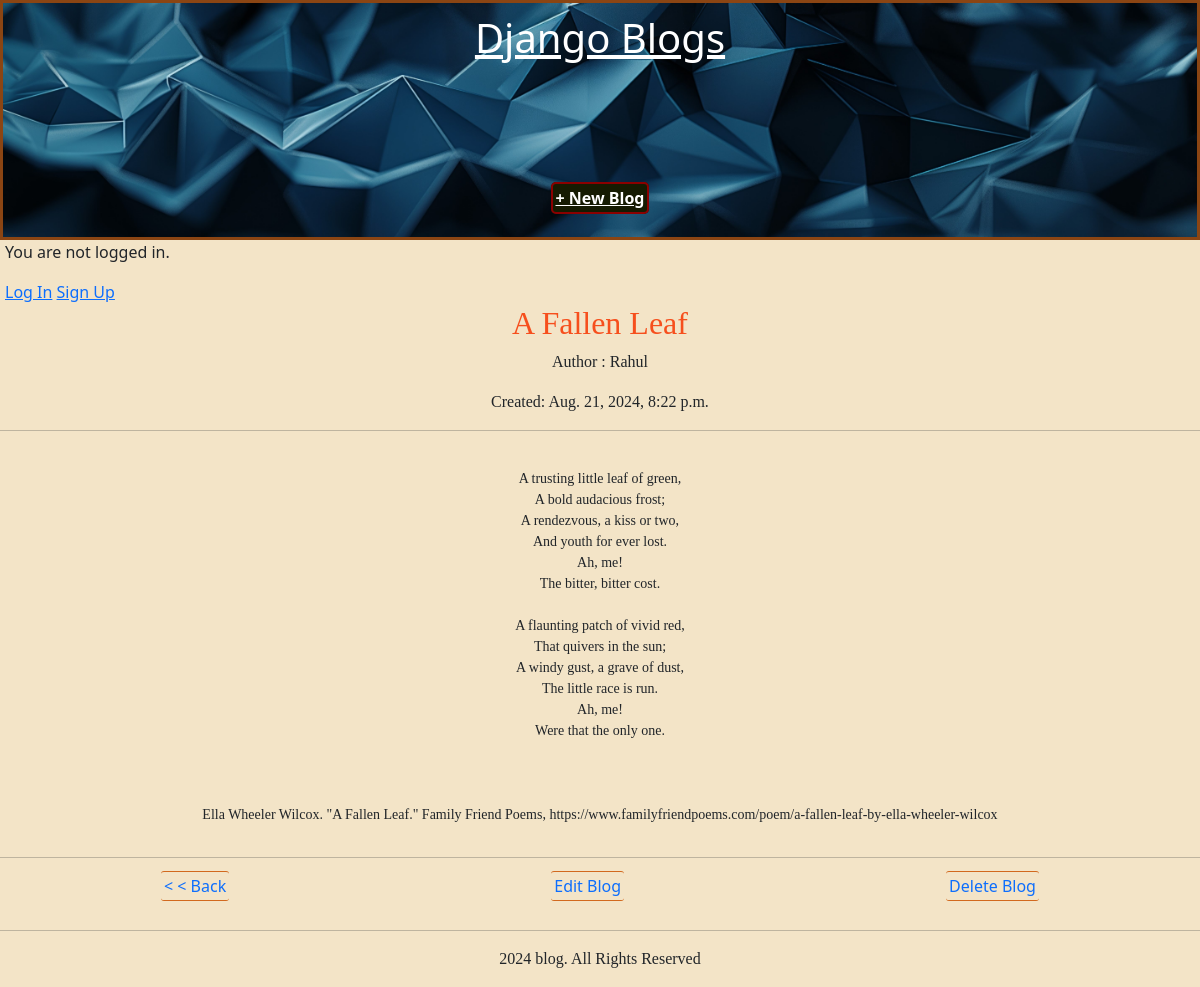
The page /post/5 on the database its author committed.
### blog/models.py (models this page shows, shortened)
class Post(models.Model):
    title=models.CharField(max_length=100)
    author=models.ForeignKey(
        User,  on_delete=models.CASCADE
    )
    body=models.TextField()
    created=models.DateTimeField(auto_now_add=True)

### blog/views.py (the view)
# urls.py: path('post/<int:pk>', BlogDetailView.as_view(), name='post_detail'),
class BlogDetailView(DetailView):
    template_name='post_detail.html'
    model=Post

### blog/templates/post_detail.html (shortened to what this page needs)
{% extends 'base.html' %}
{% block content %}
<div class="c3id1">
    <h2>{{post.title}}</h2>
    <p><span>Author : </span>{{post.author}}</p>
    <p><span>Created: </span>{{post.created}}</p>
    <hr>
    <pre> <p class="c3id1">{{post.body}}</p></pre>
    <hr>
</div>
<div class="c3id2">
    <p class="c3id3"><a href="{% url 'home' %}"> &lt; &lt; Back </a></p>
    <p class="c3id3"><a href="{% url 'post_edit' post.pk %}"> Edit Blog</a></p>
    <p class="c3id3"><a href="{% url 'post_delete' post.pk %}"> Delete Blog</a></p>
</div>
{% endblock content %}

### static/css/base.css (style rules this page uses)
body { margin: 0px; padding: 0px; background-color:rgb(243, 228, 199); }
.c3id1 { font-family:'Times New Roman', Times, serif; text-align: center; }
.c3id1 h2 { color: rgb(246, 79, 29); }
.c3id2 { display: flex; flex-direction: row; justify-content: space-around; }
.c3id3 a { text-decoration: none; border: 1px solid chocolate; border-left: 0px; border-right: 0px; padding: 3px; border-radius: 3px; }

### rows shown on the page
Post: title "A Fallen Leaf", author "Rahul", created "Aug. 21, 2024, 8:22 p.m.", body "A trusting little leaf of green, A bold audacious frost; A rendezvous, a kiss or two, And youth for ever lost. Ah, me! The bitter, bitter cost. A flaunting patch of vivid red, That quivers in the sun; A windy gust, a grave of dust, The little race is run. Ah, me! Were that the only one. Ella Wheeler Wilcox. \"A Fallen Leaf.\" Family Friend Poems, https://www.familyfriendpoems.com/poem/a-fallen-leaf-by-ella-wheeler-wilcox"
